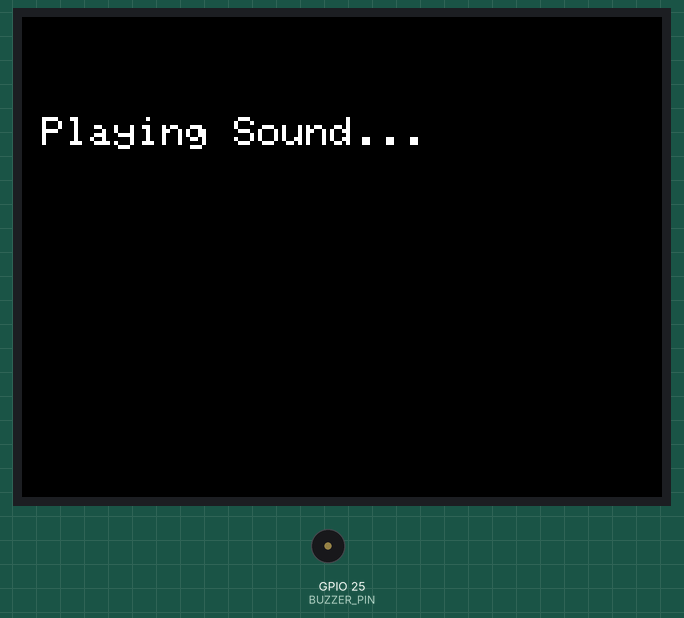
This sketch was run on a simulated ESP32. On the bench: 320×240 colour display, buzzer (waves = sounding).

Above: at 0.7 s.
At 3.9 s:
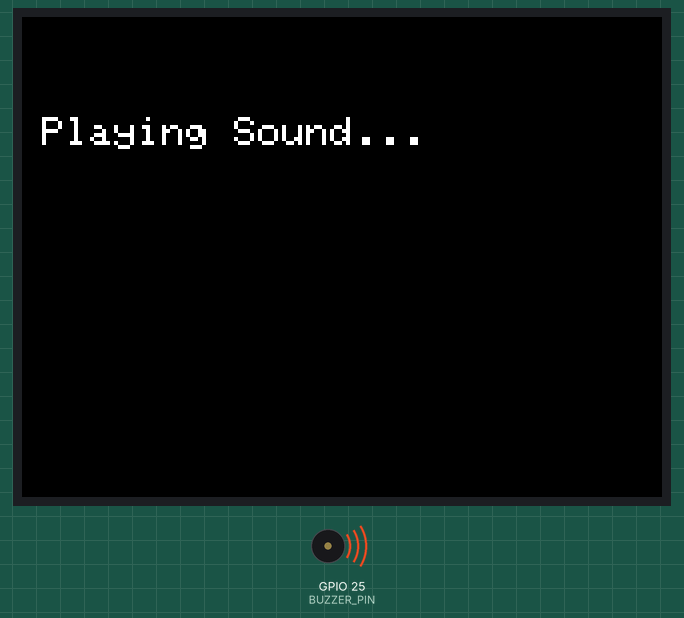
Timing chart, 0 to 130.0 s (numbered marks = the images above):
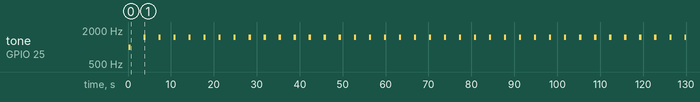

Measured:
- by itself, tone on GPIO 25 (BUZZER_PIN): repeats every 3.5 s: silent 3.0 s, 1500 Hz 0.50 s

The sketch:

buzzer.ino
```cpp
#include <M5Stack.h>

#define BUZZER_PIN 25  // M5Stack Gray のブザーは GPIO 25 に接続
#define BUZZER_CHANNEL 0  // ESP32 の PWM チャンネルを指定

// 周波数 Hz で音を鳴らし、指定時間 ms だけ維持する関数
void playTone(int frequency, int duration) {
    ledcSetup(BUZZER_CHANNEL, frequency, 8);   // 8-bit PWM で設定
    ledcAttachPin(BUZZER_PIN, BUZZER_CHANNEL); // GPIO 25 に PWM を割り当て
    ledcWriteTone(BUZZER_CHANNEL, frequency);  // 指定した周波数で音を鳴らす
    delay(duration);
    ledcWriteTone(BUZZER_CHANNEL, 0);          // 音を停止
}

void setup() {
    M5.begin();
    M5.Lcd.setTextSize(2);
    M5.Lcd.setCursor(10, 50);
    M5.Lcd.print("Playing Sound...");

    // 1000Hz の音を 500ms 鳴らす
    playTone(1000, 500);
}

void loop() {
    delay(3000);          // 3秒待機
    playTone(1500, 500);  // 1500Hz の音を 500ms 鳴らす
}
```
